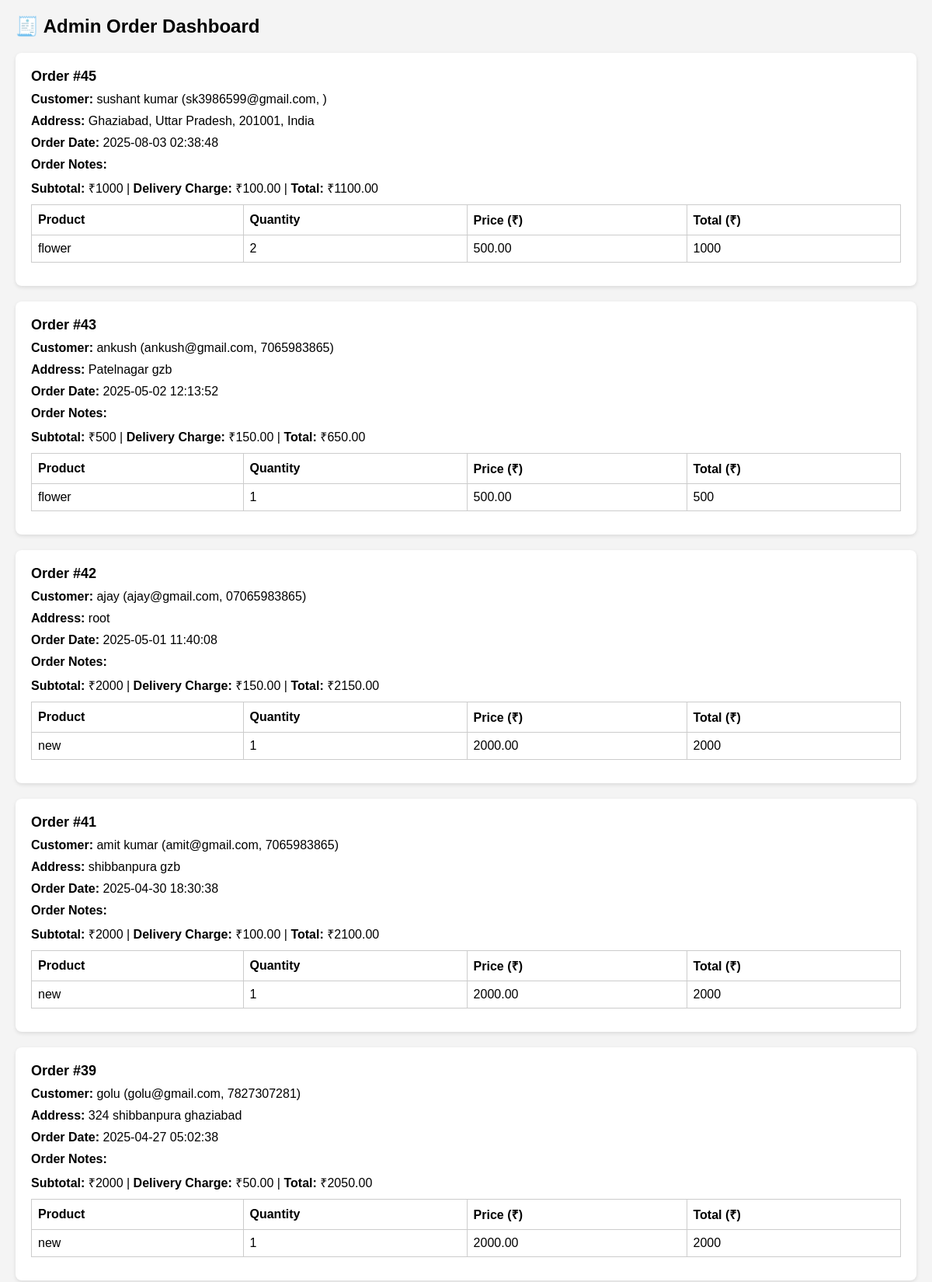
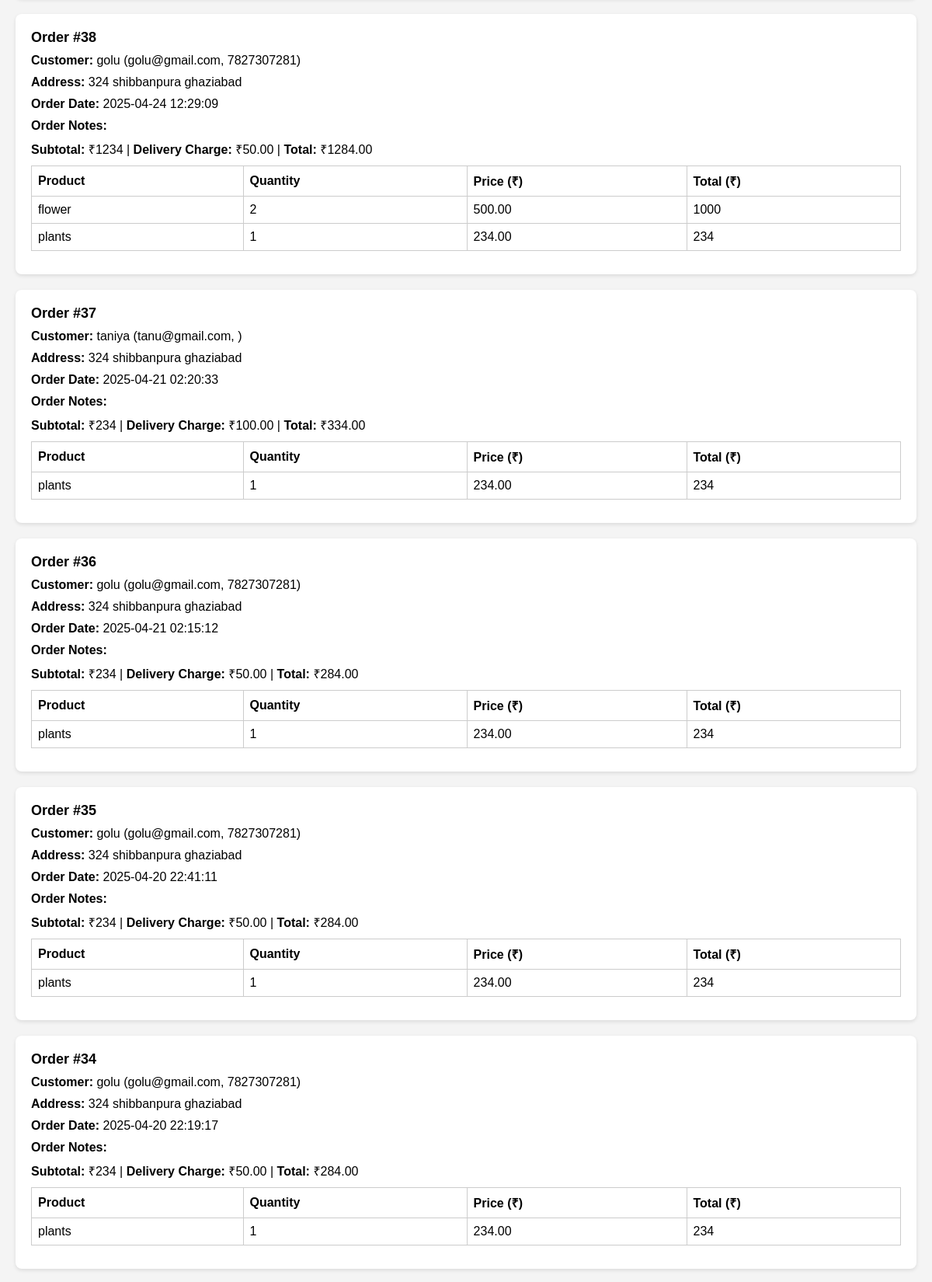
Screenshot of /admin_orders.php (upper part) with the database file from the repository (2 pictures, top to bottom).
### tables this page shows
CREATE TABLE `orders` (
  `id` int(11) NOT NULL,
  `user_id` int(11) NOT NULL,
  `order_date` datetime NOT NULL,
  `total_amount` decimal(10,2) NOT NULL,
  `delivery_charge` decimal(10,2) NOT NULL,
  `order_notes` varchar(5000) NOT NULL,
  `sub_total` mediumtext NOT NULL
);

CREATE TABLE `users` (
  `id` int(11) NOT NULL,
  `fullname` varchar(100) NOT NULL,
  `email` varchar(100) NOT NULL,
  `password` varchar(255) NOT NULL,
  `created_at` timestamp NOT NULL DEFAULT current_timestamp(),
  `addr` mediumtext NOT NULL,
  `latitude` double DEFAULT NULL,
  `longitude` double DEFAULT NULL,
  `company` varchar(4000) NOT NULL,
  `phone` varchar(20) NOT NULL
);

CREATE TABLE `order_items` (
  `id` int(11) NOT NULL,
  `order_id` int(11) NOT NULL,
  `product_id` int(11) NOT NULL,
  `quantity` int(11) NOT NULL,
  `price` decimal(10,2) NOT NULL
);

CREATE TABLE `product` (
  `id` int(11) NOT NULL,
  `p_name` varchar(50) NOT NULL,
  `p_cat` varchar(50) NOT NULL,
  `p_description` varchar(500) NOT NULL,
  `p_img` varchar(100) NOT NULL,
  `p_price` int(11) NOT NULL,
  `action` int(10) NOT NULL DEFAULT 1
);

### admin_orders.php (the view, shortened to what this page needs)
<?php
include 'config.php';
$sql = "SELECT o.*, u.fullname, u.email, u.phone, u.addr
        FROM orders o
        JOIN users u ON o.user_id = u.id
        ORDER BY o.order_date DESC"
         ;
$result = mysqli_query($con, $sql);
?>
<!DOCTYPE html>
<html>
<head>
</head>
<body>
<h2>🧾 Admin Order Dashboard</h2>
<?php
if (mysqli_num_rows($result) > 0) {
    while ($order = mysqli_fetch_assoc($result)) {
        $order_id = $order['id'];
        echo "<div class='order-box'>";
        echo "<div class='order-header'>Order #{$order_id} </div>";
        echo "<div class='section'><span class='label'>Customer:</span> {$order['fullname']} ({$order['email']}, {$order['phone']})</div>";
        echo "<div class='section'><span class='label'>Address:</span> {$order['addr']}</div>";
        echo "<div class='section'><span class='label'>Order Date:</span> {$order['order_date']}</div>";
        echo "<div class='section'><span class='label'>Order Notes:</span> {$order['order_notes']}</div>";
        echo "<div class='section'><span class='label'>Subtotal:</span> ₹{$order['sub_total']} | <span class='label'>Delivery Charge:</span> ₹{$order['delivery_charge']} | <span class='label'>Total:</span> ₹{$order['total_amount']}</div>";
        $item_sql = "SELECT oi.*, p.p_name
        FROM order_items oi
        JOIN product p ON oi.product_id = p.id
        WHERE oi.order_id = $order_id";
$item_result = mysqli_query($con, $item_sql);
echo "<div class='section'>";
echo "<table><tr><th>Product</th><th>Quantity</th><th>Price (₹)</th><th>Total (₹)</th></tr>";
while ($item = mysqli_fetch_assoc($item_result)) {
$total_price = $item['quantity'] * $item['price'];
echo "<tr>
       <td>{$item['p_name']}</td>
       <td>{$item['quantity']}</td>
       <td>{$item['price']}</td>
       <td>{$total_price}</td>
     </tr>";
}
echo "</table></div>";
        echo "</div>";
    }
} else {
    echo "<p class='no-orders'>No orders found.</p>";
}
?>
</body>
</html>

### admin_orders.php (style rules this page uses)
body { font-family: Arial; background: #f4f4f4; margin: 20px; }
.order-box { background: #fff; padding: 20px; margin-bottom: 20px; border-radius: 8px; box-shadow: 0 2px 5px rgba(0,0,0,0.1); }
.order-header { font-size: 18px; margin-bottom: 10px; font-weight: bold; }
.section { margin-bottom: 10px; }
.label { font-weight: bold; }
table { width: 100%; border-collapse: collapse; margin-top: 10px; }
table, th, td { border: 1px solid #ccc; }
th, td { padding: 8px; text-align: left; }

### rows the page displays
orders: id "45", user.fullname "sushant kumar", user.email "sk3986599@gmail.com", user.addr "Ghaziabad, Uttar Pradesh, 201001, India", order_date "2025-08-03 02:38:48", sub_total "1000", delivery_charge "100.00", total_amount "1100.00"
order_items: product.p_name "flower", quantity "2", price "500.00", total_price "1000"
orders: id "43", user.fullname "ankush", user.email "ankush@gmail.com", user.phone "7065983865", user.addr "Patelnagar gzb", order_date "2025-05-02 12:13:52", sub_total "500", delivery_charge "150.00", total_amount "650.00"
order_items: product.p_name "flower", quantity "1", price "500.00", total_price "500"
orders: id "42", user.fullname "ajay", user.email "ajay@gmail.com", user.phone "07065983865", user.addr "root", order_date "2025-05-01 11:40:08", sub_total "2000", delivery_charge "150.00", total_amount "2150.00"
order_items: product.p_name "new", quantity "1", price "2000.00", total_price "2000"
orders: id "41", user.fullname "amit kumar", user.email "amit@gmail.com", user.phone "7065983865", user.addr "shibbanpura gzb", order_date "2025-04-30 18:30:38", sub_total "2000", delivery_charge "100.00", total_amount "2100.00"
order_items: product.p_name "new", quantity "1", price "2000.00", total_price "2000"
orders: id "39", user.fullname "golu", user.email "golu@gmail.com", user.phone "7827307281", user.addr "324 shibbanpura ghaziabad", order_date "2025-04-27 05:02:38", sub_total "2000", delivery_charge "50.00", total_amount "2050.00"
order_items: product.p_name "new", quantity "1", price "2000.00", total_price "2000"
orders: id "38", user.fullname "golu", user.email "golu@gmail.com", user.phone "7827307281", user.addr "324 shibbanpura ghaziabad", order_date "2025-04-24 12:29:09", sub_total "1234", delivery_charge "50.00", total_amount "1284.00"
order_items: product.p_name "flower", quantity "2", price "500.00", total_price "1000"
order_items: product.p_name "plants", quantity "1", price "234.00", total_price "234"
orders: id "37", user.fullname "taniya", user.email "tanu@gmail.com", user.addr "324 shibbanpura ghaziabad", order_date "2025-04-21 02:20:33", sub_total "234", delivery_charge "100.00", total_amount "334.00"
order_items: product.p_name "plants", quantity "1", price "234.00", total_price "234"
orders: id "36", user.fullname "golu", user.email "golu@gmail.com", user.phone "7827307281", user.addr "324 shibbanpura ghaziabad", order_date "2025-04-21 02:15:12", sub_total "234", delivery_charge "50.00", total_amount "284.00"
order_items: product.p_name "plants", quantity "1", price "234.00", total_price "234"
orders: id "35", user.fullname "golu", user.email "golu@gmail.com", user.phone "7827307281", user.addr "324 shibbanpura ghaziabad", order_date "2025-04-20 22:41:11", sub_total "234", delivery_charge "50.00", total_amount "284.00"
order_items: product.p_name "plants", quantity "1", price "234.00", total_price "234"
orders: id "34", user.fullname "golu", user.email "golu@gmail.com", user.phone "7827307281", user.addr "324 shibbanpura ghaziabad", order_date "2025-04-20 22:19:17", sub_total "234", delivery_charge "50.00", total_amount "284.00"
order_items: product.p_name "plants", quantity "1", price "234.00", total_price "234"
